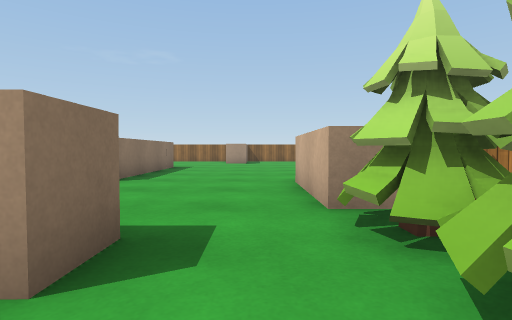
[1] (above)

20 first-person views from a walk through a Unity game level. The camera is 0.72 m above the floor, tilts 2° down and sees 80° across. The floor is counted in squares, 1 m on a side. Each view is taken from the middle of a square. On the plan, view 1 faces up. The plan holds only what a view shows up to about 10 squares ahead; the rest is blank. The player is left out. Some surface patterns are stand-ins.

[2]
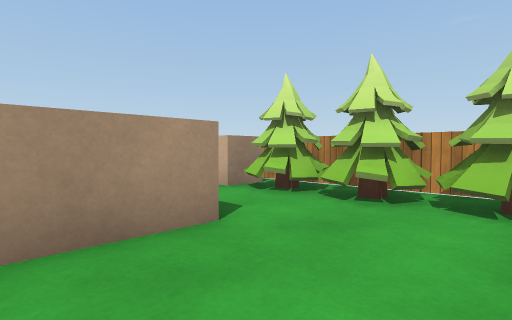

[3]
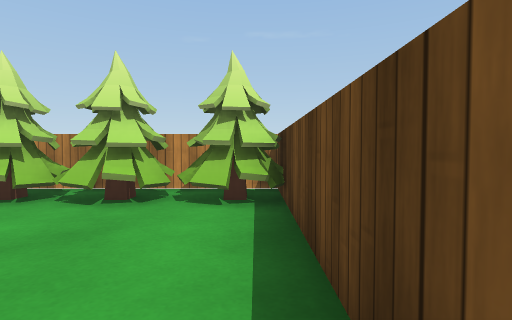

[4]
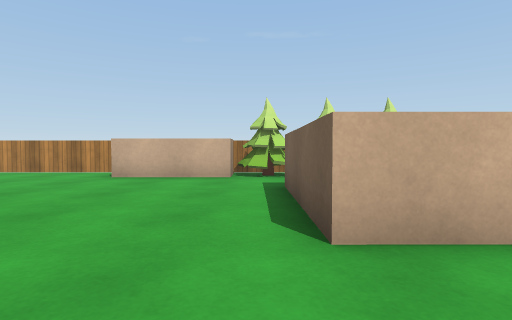

[5]
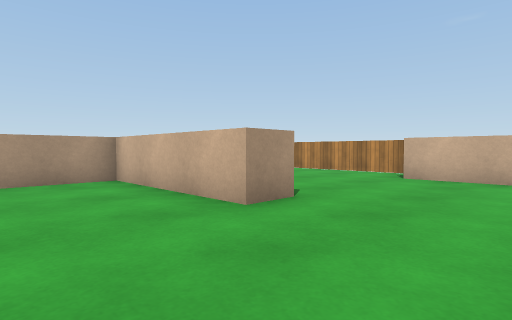

[6]
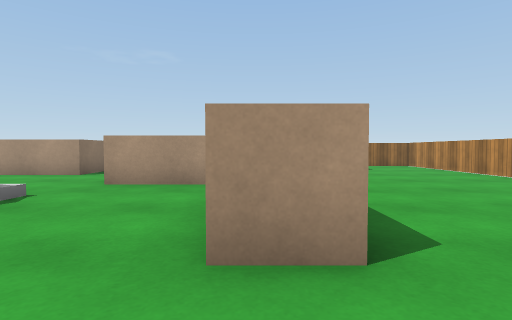

[7]
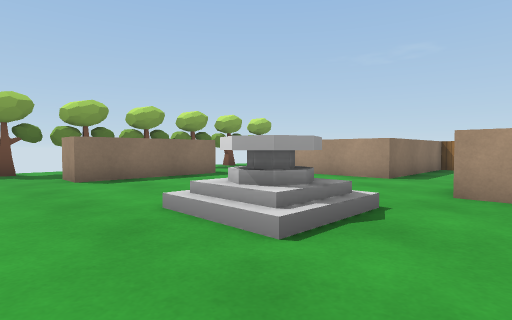

[8]
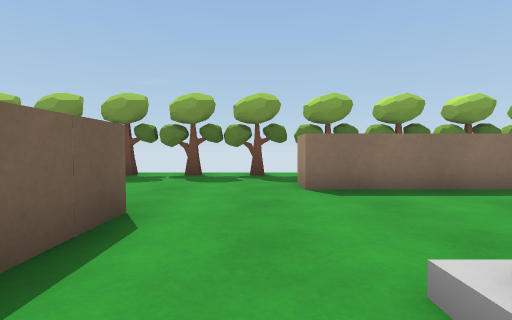

[9]
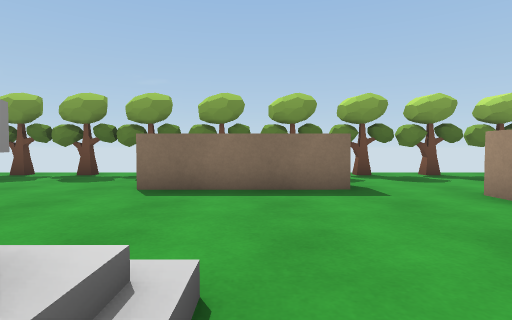

[10]
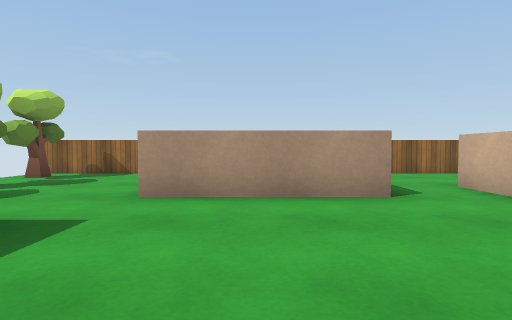

[11]
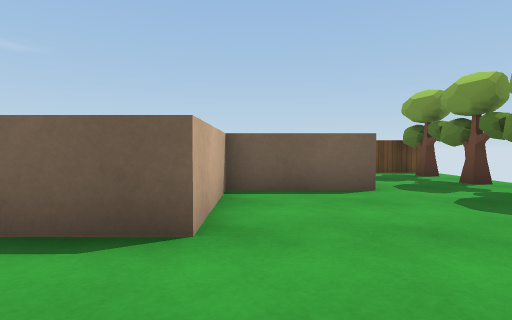

[12]
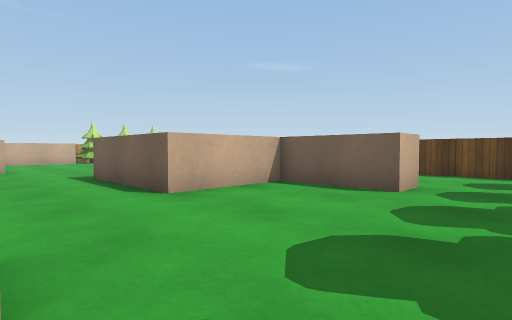

[13]
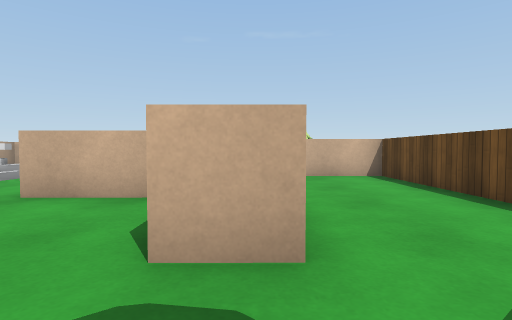

[14]
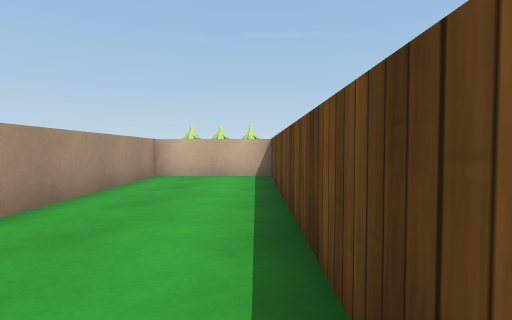

[15]
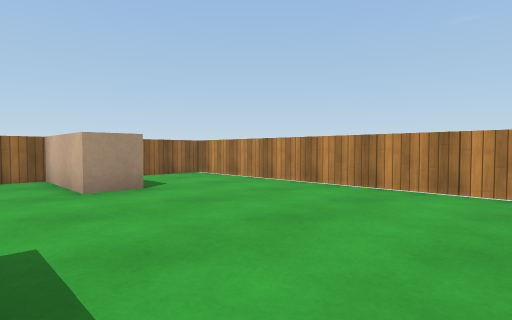

[16]
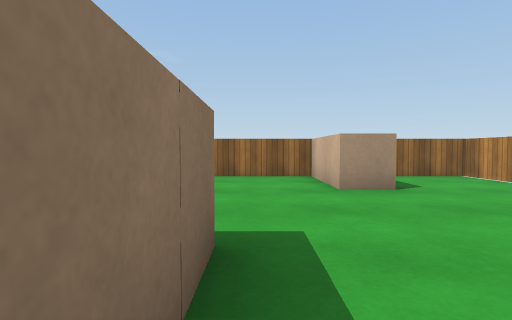

[17]
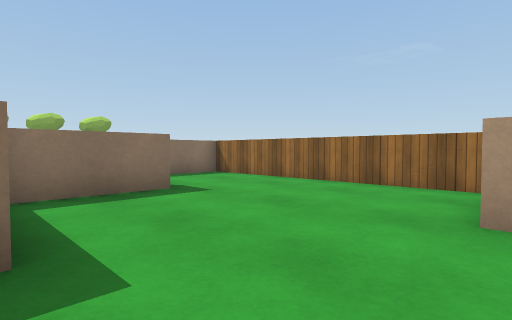

[18]
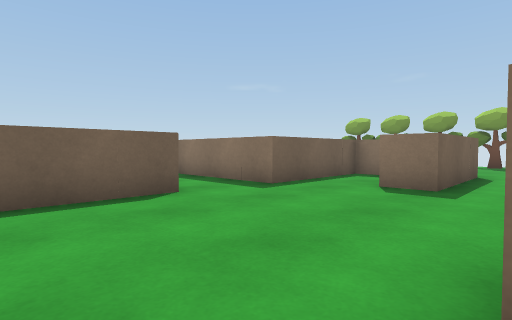

[19]
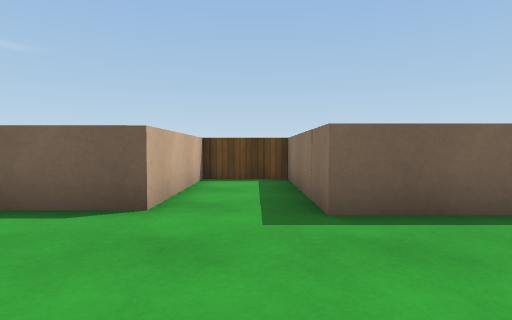

[20]
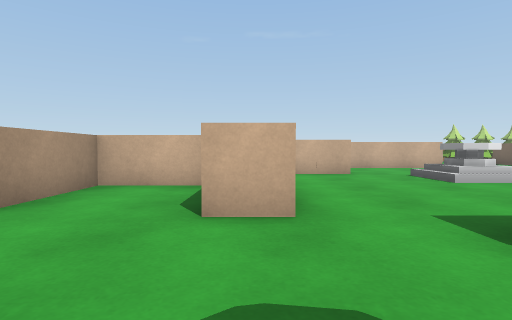

### Floor plan
Points are (right, up) in squares from view 1. A wall is a line through its corners. A room is listed if a view was taken in it or the views show most of it. See-through windows are left out.
Room 1 (views 1, 2, 3)
walls: (-1.1, 2.4) (-1.1, 1.4) (-2.8, 1.4); (1.9, 3.7) (0.9, 3.7); (-2.6, -1.4) (0.5, -1.4); (2.6, -1.5) (2.6, 4.4)
ways out: opening at (-0.5, 2.5) to room 2
objects: tree (1, -1) to (2, 0); tree (1, 1) to (2, 1); tree (1, 2) to (2, 3)
Room 2 (views 4, 5, 6, 7, 8, 9, 10, 11, 12, 13, 14, 15, 16, 17, 18, 19, 20)
walls: (-3.3, 12.2) (-3.3, 6.9) (-4.3, 6.9) (-4.3, 11.2) (-7.1, 11.2) (-7.1, 14.9); (-13.4, 11.8) (-13.4, 7.9) (-14.4, 7.9); (-10.5, 3.4) (-10.5, 2.7) (-6.8, 2.7) (-6.8, -1.4) (-4.7, -1.4) (-4.7, 2.4) (-1.1, 2.4); (-6.1, 14.9) (-6.1, 12.5); (-10, 15) (-10, 17.1) (-12.4, 17.1); (-14.1, 1.7) (-14.1, 2.7) (-11.5, 2.7) (-11.5, 5.5) (-7.9, 5.5) (-7.9, 4.4); (-0.5, 15.4) (-1.5, 15.4) (-1.5, 18.1) (-9, 18.1) (-9, 13.6) (-12.8, 13.6) (-12.8, 14.6); (0.9, 3.7) (0.9, 6.8); (2.6, 7.2) (2.6, 18.1) (0.6, 18.1); (-14.5, 18.1) (-17.4, 18.1); (-17.1, -1.4) (-7.8, -1.4) (-7.8, 1.7) (-12.9, 1.7)
ways out: opening at (-0.5, 2.5) to room 1
objects: tree (-17, -1) to (-17, 0); tree (-17, 1) to (-17, 2); tree (-17, 3) to (-17, 4); tree (-17, 5) to (-17, 6); tree (-17, 7) to (-17, 8); tree (-17, 9) to (-17, 10); tree (-17, 11) to (-17, 12); tree (-17, 13) to (-17, 14); tree (-17, 15); tree (-17, 16) to (-17, 17); fountain (-9, 8) to (-8, 9)

Positions as (right, up) in squares from view 1, and headings:
1: (0, 0), facing up
2: (-3, -1), facing up-right
3: (-3, -1), facing right
4: (-7, 3), facing right
5: (-7, 4), facing up-right
6: (-4, 5), facing up
7: (-6, 6), facing up-left
8: (-8, 7), facing left
9: (-8, 10), facing left
10: (-11, 9), facing up
11: (-12, 8), facing down
12: (-16, 8), facing down-right
13: (-16, 2), facing right
14: (-16, -1), facing right
15: (-3, 10), facing up-right
16: (-3, 10), facing up
17: (-1, 12), facing up-left
18: (-2, 7), facing down-left
19: (-6, 6), facing down
20: (-16, 14), facing right
